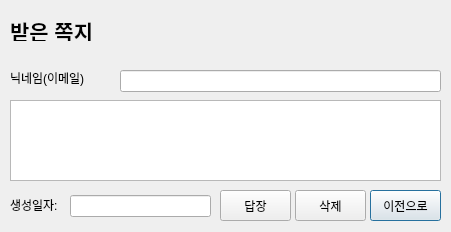
<?xml version="1.0" encoding="UTF-8"?>
<ui version="4.0">
 <class>Form</class>
 <widget class="QDialog" name="Form">
  <property name="windowModality">
   <enum>Qt::WindowModal</enum>
  </property>
  <property name="geometry">
   <rect>
    <x>0</x>
    <y>0</y>
    <width>451</width>
    <height>232</height>
   </rect>
  </property>
  <property name="windowTitle">
   <string>Form</string>
  </property>
  <widget class="QPushButton" name="btn_home">
   <property name="geometry">
    <rect>
     <x>370</x>
     <y>190</y>
     <width>71</width>
     <height>31</height>
    </rect>
   </property>
   <property name="text">
    <string>이전으로</string>
   </property>
  </widget>
  <widget class="QPlainTextEdit" name="txt_Message">
   <property name="geometry">
    <rect>
     <x>10</x>
     <y>100</y>
     <width>431</width>
     <height>81</height>
    </rect>
   </property>
  </widget>
  <widget class="QLabel" name="lblNickname">
   <property name="geometry">
    <rect>
     <x>10</x>
     <y>70</y>
     <width>91</width>
     <height>16</height>
    </rect>
   </property>
   <property name="text">
    <string>닉네임(이메일)</string>
   </property>
  </widget>
  <widget class="QLineEdit" name="txt_Nickname">
   <property name="geometry">
    <rect>
     <x>120</x>
     <y>70</y>
     <width>321</width>
     <height>22</height>
    </rect>
   </property>
   <property name="readOnly">
    <bool>true</bool>
   </property>
  </widget>
  <widget class="QLabel" name="lbl_Title">
   <property name="geometry">
    <rect>
     <x>10</x>
     <y>20</y>
     <width>101</width>
     <height>21</height>
    </rect>
   </property>
   <property name="font">
    <font>
     <pointsize>16</pointsize>
     <bold>true</bold>
    </font>
   </property>
   <property name="text">
    <string>받은 쪽지</string>
   </property>
  </widget>
  <widget class="QPushButton" name="btn_replyMessage">
   <property name="geometry">
    <rect>
     <x>220</x>
     <y>190</y>
     <width>71</width>
     <height>31</height>
    </rect>
   </property>
   <property name="text">
    <string>답장</string>
   </property>
  </widget>
  <widget class="QLabel" name="lbl_createDate">
   <property name="geometry">
    <rect>
     <x>10</x>
     <y>197</y>
     <width>48</width>
     <height>16</height>
    </rect>
   </property>
   <property name="text">
    <string>생성일자:</string>
   </property>
  </widget>
  <widget class="QLineEdit" name="txt_Createdate">
   <property name="geometry">
    <rect>
     <x>70</x>
     <y>195</y>
     <width>141</width>
     <height>22</height>
    </rect>
   </property>
  </widget>
  <widget class="QPushButton" name="btn_remove">
   <property name="geometry">
    <rect>
     <x>295</x>
     <y>190</y>
     <width>71</width>
     <height>31</height>
    </rect>
   </property>
   <property name="text">
    <string>삭제</string>
   </property>
  </widget>
 </widget>
 <resources/>
 <connections/>
</ui>
